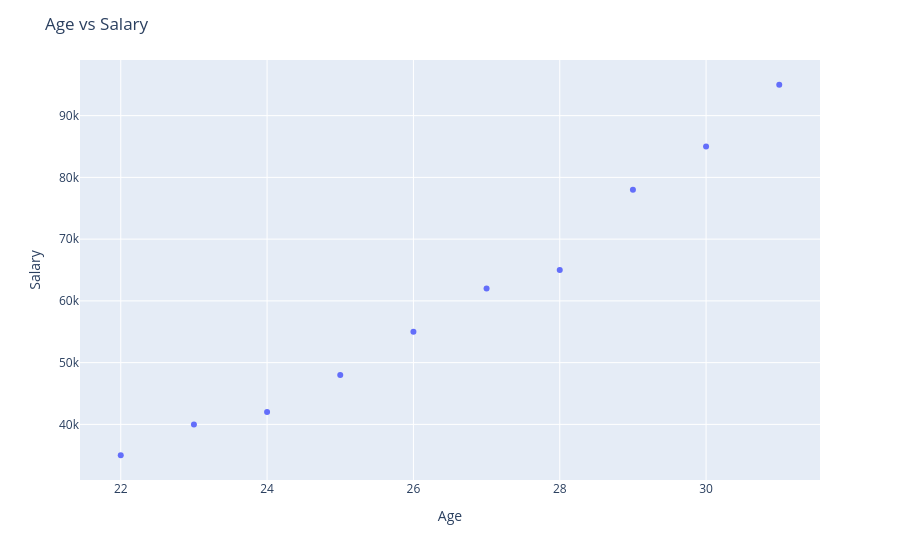

Source (notebook cell):
### Code cell
fig = px.scatter(
    df,
    x="Age",
    y="Salary"
)
fig.update_layout(
    title="Age vs Salary"
)
fig.show()

### Figure 1 — Plotly figure (JSON) as saved in the notebook; plotly's stock layout.template omitted (floating-point values rounded to 4 significant figures)
{"data": [{"hovertemplate": "Age=%{x}<br>Salary=%{y}<extra></extra>", "legendgroup": "", "marker": {"color": "#636efa", "symbol": "circle"}, "mode": "markers", "name": "", "orientation": "v", "showlegend": false, "type": "scatter", "x": [22, 25, 28, 24, 30, 27, 23, 29, 31, 26], "xaxis": "x", "y": [35000, 48000, 65000, 42000, 85000, 62000, 40000, 78000, 95000, 55000], "yaxis": "y"}], "layout": {"legend": {"tracegroupgap": 0}, "margin": {"t": 60}, "title": {"text": "Age vs Salary"}, "xaxis": {"anchor": "y", "domain": [0, 1], "title": {"text": "Age"}}, "yaxis": {"anchor": "x", "domain": [0, 1], "title": {"text": "Salary"}}}}
